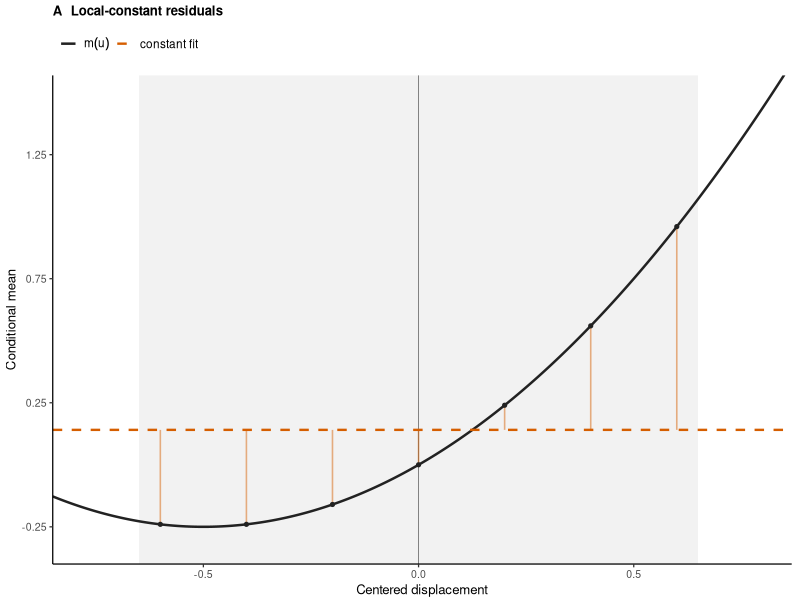
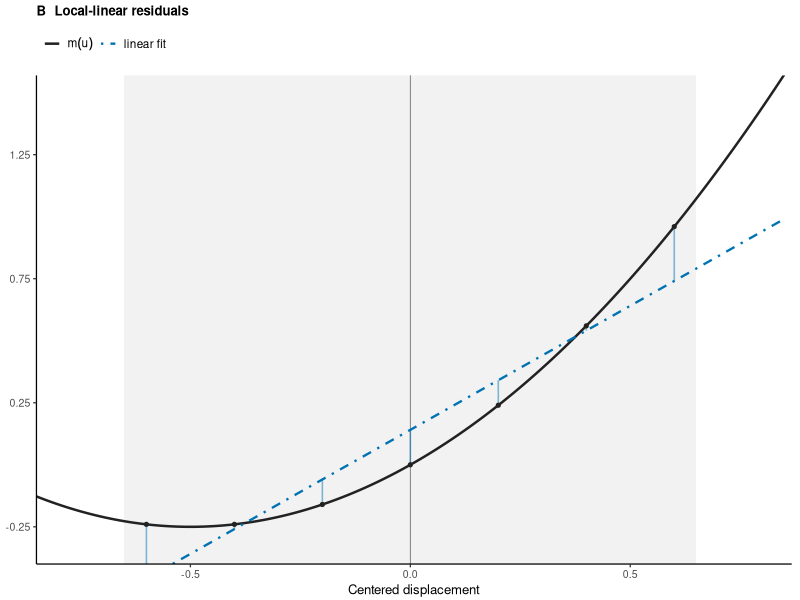
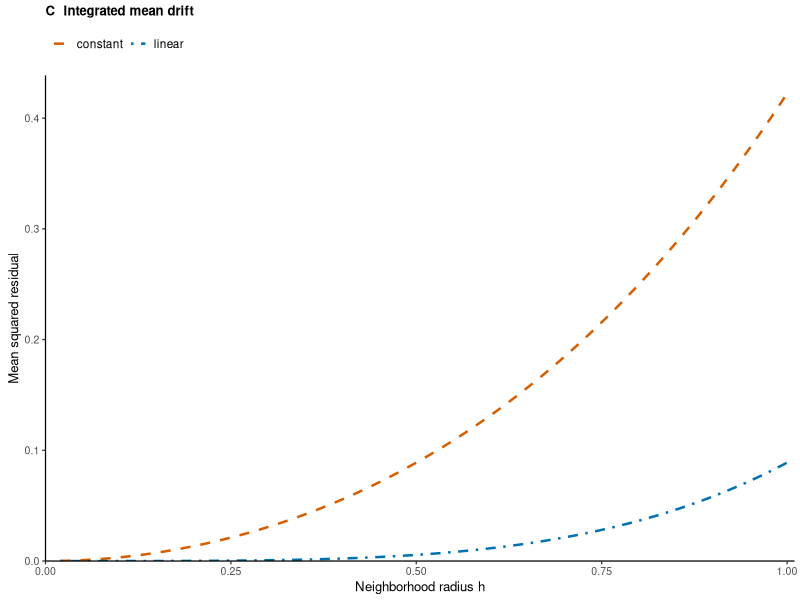

Recreate these plots in R, in order. (Note: this script raises an error after producing the figures.)
library(ggplot2)

mean_function <- function(x) x + x^2

h0 <- 0.65
x_grid <- seq(-0.85, 0.85, length.out = 401L)
geometry <- data.frame(
  x = x_grid,
  response = mean_function(x_grid),
  local_constant = h0^2 / 3,
  local_linear = x_grid + h0^2 / 3
)

residual_x <- seq(-0.6, 0.6, by = 0.2)
residuals <- data.frame(
  x = residual_x,
  response = mean_function(residual_x),
  local_constant = h0^2 / 3,
  local_linear = residual_x + h0^2 / 3
)

base_geometry <- function() {
  list(
    annotate(
      "rect",
      xmin = -h0,
      xmax = h0,
      ymin = -Inf,
      ymax = Inf,
      fill = "#E8E8E8",
      alpha = 0.55
    ),
    geom_vline(xintercept = 0, linewidth = 0.3, color = "grey45"),
    scale_x_continuous(
      breaks = c(-0.5, 0, 0.5),
      expand = expansion(mult = c(0, 0.01))
    ),
    scale_y_continuous(
      breaks = c(-0.25, 0.25, 0.75, 1.25),
      expand = expansion(mult = c(0, 0.01))
    ),
    coord_cartesian(xlim = c(-0.85, 0.85), ylim = c(-0.4, 1.55)),
    theme_classic(base_size = 9.5),
    theme(
      plot.title = element_text(face = "bold", size = 9.5),
      legend.position = "top",
      legend.justification = "left",
      legend.text = element_text(size = 8.5),
      legend.key.width = grid::unit(0.9, "lines"),
      plot.margin = margin(4, 6, 2, 4)
    )
  )
}

panel_a <- ggplot(geometry, aes(x = x)) +
  base_geometry() +
  geom_segment(
    data = residuals,
    aes(x = x, xend = x, y = response, yend = local_constant),
    inherit.aes = FALSE,
    color = "#D55E00",
    alpha = 0.48,
    linewidth = 0.55
  ) +
  geom_line(aes(y = response, color = "mean"), linewidth = 0.85) +
  geom_line(
    aes(y = local_constant, color = "constant fit"),
    linewidth = 0.8,
    linetype = "dashed"
  ) +
  geom_point(
    data = residuals,
    aes(x = x, y = response),
    inherit.aes = FALSE,
    size = 1.1,
    color = "#222222"
  ) +
  scale_color_manual(
    values = c("mean" = "#222222", "constant fit" = "#D55E00"),
    breaks = c("mean", "constant fit"),
    labels = c(expression(m(u)), "constant fit"),
    name = NULL
  ) +
  labs(
    title = "A  Local-constant residuals",
    x = "Centered displacement",
    y = "Conditional mean"
  )

panel_b <- ggplot(geometry, aes(x = x)) +
  base_geometry() +
  geom_segment(
    data = residuals,
    aes(x = x, xend = x, y = response, yend = local_linear),
    inherit.aes = FALSE,
    color = "#0072B2",
    alpha = 0.48,
    linewidth = 0.55
  ) +
  geom_line(aes(y = response, color = "mean"), linewidth = 0.85) +
  geom_line(
    aes(y = local_linear, color = "linear fit"),
    linewidth = 0.8,
    linetype = "dotdash"
  ) +
  geom_point(
    data = residuals,
    aes(x = x, y = response),
    inherit.aes = FALSE,
    size = 1.1,
    color = "#222222"
  ) +
  scale_color_manual(
    values = c("mean" = "#222222", "linear fit" = "#0072B2"),
    breaks = c("mean", "linear fit"),
    labels = c(expression(m(u)), "linear fit"),
    name = NULL
  ) +
  labs(
    title = "B  Local-linear residuals",
    x = "Centered displacement",
    y = NULL
  )

h_grid <- seq(0.02, 1, length.out = 400L)
drift <- rbind(
  data.frame(
    h = h_grid,
    method = "Local constant",
    contribution = h_grid^2 / 3 + 4 * h_grid^4 / 45
  ),
  data.frame(
    h = h_grid,
    method = "Local linear",
    contribution = 4 * h_grid^4 / 45
  )
)

panel_c <- ggplot(
  drift,
  aes(x = h, y = contribution, color = method, linetype = method)
) +
  geom_line(linewidth = 0.85) +
  scale_color_manual(
    values = c("Local constant" = "#D55E00", "Local linear" = "#0072B2"),
    breaks = c("Local constant", "Local linear"),
    labels = c("constant", "linear"),
    name = NULL
  ) +
  scale_linetype_manual(
    values = c("Local constant" = "dashed", "Local linear" = "dotdash"),
    breaks = c("Local constant", "Local linear"),
    labels = c("constant", "linear"),
    name = NULL
  ) +
  scale_x_continuous(
    breaks = seq(0, 1, by = 0.25),
    expand = expansion(mult = c(0, 0.01))
  ) +
  scale_y_continuous(
    breaks = seq(0, 0.4, by = 0.1),
    expand = expansion(mult = c(0, 0.02))
  ) +
  coord_cartesian(xlim = c(0, 1), ylim = c(0, 0.43)) +
  labs(
    title = "C  Integrated mean drift",
    x = expression("Neighborhood radius " * h),
    y = "Mean squared residual"
  ) +
  theme_classic(base_size = 9.5) +
  theme(
    plot.title = element_text(face = "bold", size = 9.5),
    legend.position = "top",
    legend.justification = "left",
    legend.text = element_text(size = 8.5),
    legend.key.width = grid::unit(0.9, "lines"),
    plot.margin = margin(4, 4, 2, 6)
  )

grDevices::cairo_pdf(
  "manuscript/figures/local_linear_drift.pdf",
  width = 7.2,
  height = 2.75
)
grid::grid.newpage()
layout <- grid::grid.layout(nrow = 1L, ncol = 3L)
grid::pushViewport(grid::viewport(layout = layout))
print(panel_a, vp = grid::viewport(layout.pos.col = 1L))
print(panel_b, vp = grid::viewport(layout.pos.col = 2L))
print(panel_c, vp = grid::viewport(layout.pos.col = 3L))
grid::popViewport()
grDevices::dev.off()

stopifnot(
  all(drift$contribution >= 0),
  all(
    drift$contribution[drift$method == "Local linear"] <=
      drift$contribution[drift$method == "Local constant"]
  ),
  max(abs(
    drift$contribution[drift$method == "Local constant"] -
      drift$contribution[drift$method == "Local linear"] -
      h_grid^2 / 3
  )) < 1e-12
)

cat("Built the local-linear conditional-mean drift illustration.\n")
